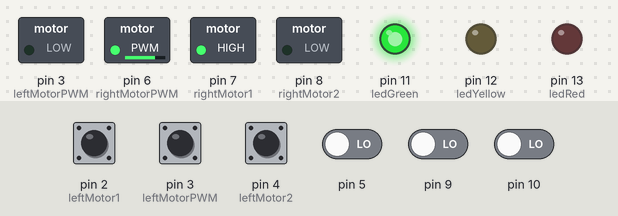
A sketch run on a simulated Arduino Mega 2560, built with avr-gcc and run on an emulated ATmega2560. Parts: switched loads named in the sketch (green lamp = pin HIGH), output pins drawn as LEDs (lit = HIGH). The inputs (shaded band) are chosen by the test bench; at power-on: pin 2 (leftMotor1) HIGH, pin 3 (leftMotorPWM), pin 4 (leftMotor2), pin 5, pin 9, pin 10 LOW.

Above: at 8.4 s.
8.5 s: pin 3 (leftMotorPWM) pulled HIGH for 1 s
At 9.3 s:
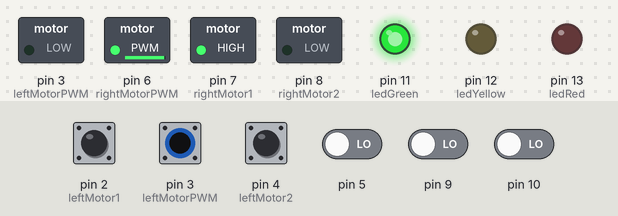
11.3 s: pin 2 (leftMotor1) pulled LOW for 0.15 s
At 11.6 s:
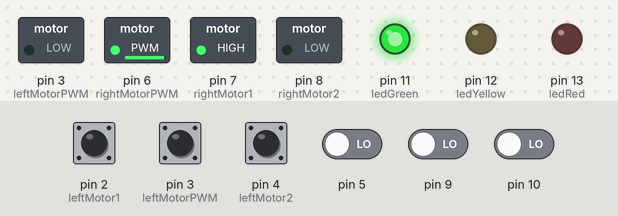
Timing chart, 0 to 14.3 s (numbered marks = the images above; inputs shaded):
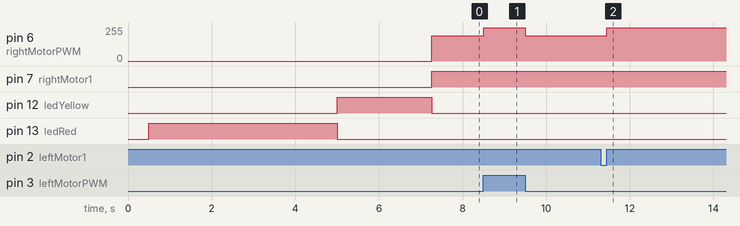

Measured:
- after the input at 8.5 s, pin 3 (leftMotorPWM): stays LOW (without the input it goes to HIGH after 2.8 s); pin 6 (rightMotorPWM): 190/255 → 250/255 at once, → 190/255 1.0 s later
- after the input at 11.3 s, pin 3 (leftMotorPWM): stays LOW (without the input it goes to HIGH after 3.2 s); pin 6 (rightMotorPWM): 190/255 → 250/255 after 0.15 s

The sketch:

naved.ino
```cpp
#include <QTRSensors.h>

#define Kp 4 // experiment to determine this, start by something small that just makes your bot follow the line at a slow speed
#define Kd 300// experiment to determine this, slowly increase the speeds and adjust this value. ( Note: Kp < Kd)
//#define Ki 0.001
#define rightMaxSpeed 250 // max speed of the robot
#define leftMaxSpeed 250 // max speed of the robot
#define rightBaseSpeed 190 // this is the speed at which the motors should spin when the robot is perfectly on the line
#define leftBaseSpeed 190  // this is the speed at which the motors should spin when the robot is perfectly on the line
#define NUM_SENSORS  8     // number of sensors used
#define TIMEOUT  2500  // waits for 2500 us for sensor outputs to go low
#define EMITTER_PIN   31     // emitter is controlled by digital pin 2
#define DEBUG 0
#define rightMotor1 7
#define rightMotor2 8
#define rightMotorPWM 6
#define leftMotor1 2
#define leftMotor2 4
#define leftMotorPWM 3
#define ledRed 13
#define ledYellow 12
#define ledGreen 11
int  setPoint=0;
#define  right_sensor 15
#define  left_sensor 8
#define  center_sensor 7

QTRSensorsRC qtrrc((unsigned char[]) {  0, 1, 2, 3, 4, 5, 9, 10} ,NUM_SENSORS, TIMEOUT, EMITTER_PIN); // sensor connected through analog pins A0 - A5 i.e. digital pins 14-19

boolean center=0;
boolean right=0;
boolean left=0;
unsigned int sensors[8];
void setup()
{

  Serial.begin(9600);
  pinMode(rightMotor1, OUTPUT);
  pinMode(rightMotor2, OUTPUT);
  pinMode(rightMotorPWM, OUTPUT);
  pinMode(leftMotor1, OUTPUT);
  pinMode(leftMotor2, OUTPUT);
  pinMode(leftMotorPWM, OUTPUT);
  pinMode(ledRed,OUTPUT);
  pinMode(ledYellow,OUTPUT);
  pinMode(ledGreen,OUTPUT);
  digitalWrite(ledRed,LOW);
  digitalWrite(ledGreen,LOW);
  digitalWrite(ledYellow,LOW);
  delay(500);
  digitalWrite(ledRed,HIGH);
  manual_calibration();
  digitalWrite(ledRed,LOW);
  digitalWrite(ledYellow,HIGH);
  set_point();
  digitalWrite(ledYellow,LOW);
  digitalWrite(ledGreen,HIGH);

 }

int lastError = 0;
int integral=0;

void loop()
{
      PID_control();

}


void hudai()
{   read_sensor();
    if(left==1&&center==0)
      turn_left();
      else if(right==1&&center==0)
      turn_right();


}
 void PID_control(){

   int position = qtrrc.readLine(sensors); // get calibrated readings along with the line position, refer to the QTR Sensors Arduino Library for more details on line position.
  int error = position - setPoint;
  integral = integral + error;
  int motorSpeed = Kp * error + Kd * (error - lastError);//+Ki*integral;
  lastError = error;

  int rightMotorSpeed = rightBaseSpeed + motorSpeed;
  int leftMotorSpeed = leftBaseSpeed - motorSpeed;

    if (rightMotorSpeed > rightMaxSpeed ) rightMotorSpeed = rightMaxSpeed; // prevent the motor from going beyond max speed
  if (leftMotorSpeed > leftMaxSpeed ) leftMotorSpeed = leftMaxSpeed; // prevent the motor from going beyond max speed
  if (rightMotorSpeed < 0) rightMotorSpeed = 0; // keep the motor speed positive
  if (leftMotorSpeed < 0) leftMotorSpeed = 0; // keep the motor speed positive

   {
// move forward with appropriate speeds
  digitalWrite(rightMotor1, HIGH);
  digitalWrite(rightMotor2, LOW);
  analogWrite(rightMotorPWM, rightMotorSpeed);

  digitalWrite(leftMotor1, HIGH);
  digitalWrite(leftMotor2, LOW);
  analogWrite(leftMotorPWM, leftMotorSpeed);
}


}
void set_point(){
  for(int i=0;i<100;i++)
  {
    setPoint= qtrrc.readLine(sensors);
    delay(20);
  }

}

void read_sensor(){

    boolean center=analogRead(center_sensor)>400;
    boolean right=analogRead(right_sensor)>400;
    boolean left=analogRead(left_sensor)>400;

  Serial.print(left);
  Serial.print("  ");
  Serial.print(center);
  Serial.print("  ");
  Serial.print(right);
  Serial.print("  ");
  Serial.println();


}

void turn_left(){
    digitalWrite(ledRed,HIGH);
    while(!center){
    digitalWrite(rightMotor1, HIGH);
    digitalWrite(rightMotor2, LOW);
     digitalWrite(leftMotor1, LOW);
    digitalWrite(leftMotor2, HIGH);
     analogWrite(leftMotorPWM, leftBaseSpeed);
     analogWrite(rightMotorPWM, rightBaseSpeed);
    }
}


void turn_right(){

      digitalWrite(ledRed,HIGH);
    while(!center){
    digitalWrite(rightMotor1,LOW);
    digitalWrite(rightMotor2, HIGH);
     digitalWrite(leftMotor1, HIGH);
    digitalWrite(leftMotor2, LOW);
     analogWrite(leftMotorPWM, leftBaseSpeed);
     analogWrite(rightMotorPWM,rightBaseSpeed);
    }


   }


void manual_calibration() {

int i;
for (i = 0; i < 100; i++)
{
qtrrc.calibrate(QTR_EMITTERS_ON);
delay(20);
}

if (DEBUG) {
Serial.begin(9600);
for (int i = 0; i < NUM_SENSORS; i++)
{
Serial.print(qtrrc.calibratedMinimumOn[i]);
Serial.print(' ');
}
Serial.println();

for (int i = 0; i < NUM_SENSORS; i++)
{
Serial.print(qtrrc.calibratedMaximumOn[i]);
Serial.print(' ');
}
Serial.println();
Serial.println();
}
}
```
